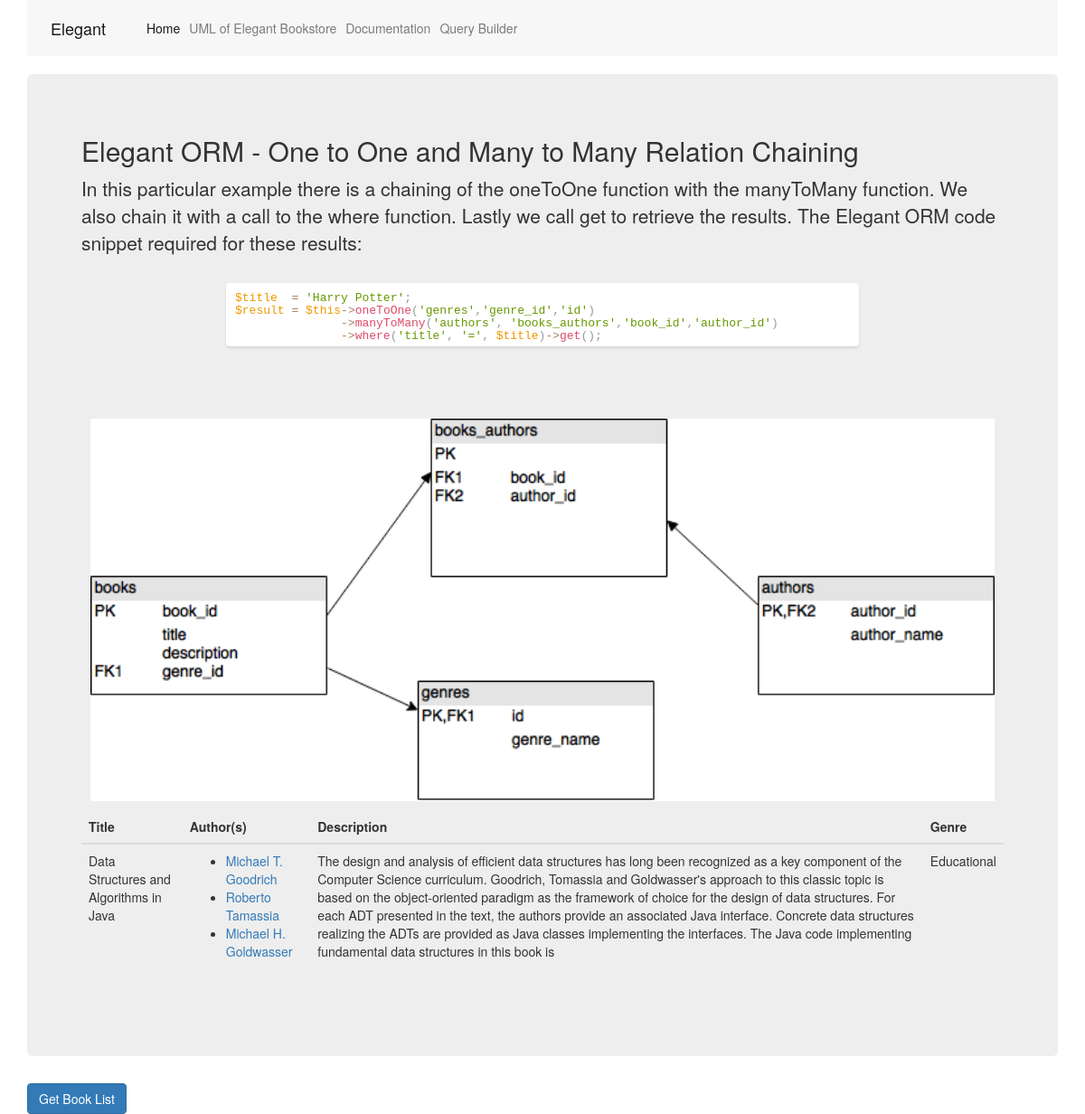
Page /index.php?book=Data Structures and Algorithms in Java on the committed database.
### tables this page shows
CREATE TABLE `books` (
  `book_id` int(11) NOT NULL,
  `title` varchar(250) NOT NULL,
  `description` text NOT NULL,
  `genre_id` int(9) DEFAULT NULL
);

CREATE TABLE `authors` (
  `author_id` int(9) NOT NULL,
  `author_name` varchar(256) NOT NULL
);

CREATE TABLE `genres` (
  `id` int(9) NOT NULL,
  `genre_name` varchar(250) DEFAULT NULL
);

### index.php (called while the page is built)
<?php
include_once("controller/Controller.php");
$SUPER_CONTROLLER = new Controller();
$SUPER_CONTROLLER->invoke();
?>

### model/Book.php (called while the page is built, shortened)
<?php
include_once("Elegant/Model.php");
class Book extends Model {
	public function __construct()
	{
			$this->table_name = 'books';
	}
	public function getBook($title)
	{
		return $result = $this->oneToOne('genres','genre_id','id')->manyToMany('authors', 'books_authors','book_id','author_id')->where('title', '=', $title)->get();
	}
}
?>

### Elegant/Database.php (called while the page is built, shortened)
<?php
class Database {
	private $host       ;
	private $user       ;
	private $password   ;
	private $database   ;
	private $connection = null;
	private $stmt = null;
	function __construct()
	{
		$this->host     = DB_HOST;
		$this->user     = DB_USER;
		$this->password = DB_PASS;
		$this->database = DB_NAME;
		$conn = $this->connectDB();
		$this->connection = $conn;
	}
	private function connectDB() {
		 $dsn = 'mysql:host=' . $this->host . ';dbname=' . $this->database. ';charset=utf8';
		$options = array(
		PDO::ATTR_PERSISTENT => false,
		PDO::ATTR_ERRMODE => PDO::ERRMODE_EXCEPTION
		);
        try{
            $this->connection = new PDO($dsn, $this->user, $this->password, $options);
        }
        catch(PDOException $e){
            $this->error = $e->getMessage();
        }
		return $this->connection;
	}
	public function query($query){
		if($this->connection!=null)
    	$this->stmt = $this->connection->prepare($query);
		else
		 return;
	}
	public function execute(){
		if($this->stmt!=null)
		return $this->stmt->execute();
		else
		 return;
	}
	public function resultset(){
		$this->execute();
		return $this->stmt->fetchAll(PDO::FETCH_ASSOC);
	}
	public function rowCount(){
		return $this->stmt->rowCount();
	}
}
?>

### Elegant/Model.php (called while the page is built, shortened)
<?php
include_once("Database.php");
include_once("QueryBuilder.php");
class Model extends Database
{
    private $queryBuilder = NULL;
    public $table_name = NULL;
    function __construct()
    {
        $this->queryBuilder = new QueryBuilder($this->table_name);
    }
    public function where ($col_name, $arg2, $arg3 )
    {
        $this->queryBuilder->where($col_name, $arg2, $arg3);
        return $this;
    }
	public function manyToMany($table_name,$junction_table,$this_primary_key,$primary_key)
    {
        $this->checkTableExist($table_name);
        $this->checkTableExist($junction_table);
        $this->queryBuilder->manyToMany($table_name,$junction_table,$this_primary_key,$primary_key);
        return $this;
    }
    public function oneToOne($table_name, $primary_key, $foreign_key)
    {
        $this->checkTableExist($table_name);
        $this->queryBuilder->oneToOne($table_name, $primary_key, $foreign_key);
        return $this;
    }
    public function get($cols = NULL)
    {
        $this->checkTableExist();
        $q = $this->queryBuilder->get($cols);
        $this->query($q);
        return $this->resultset();
    }
    private function checkTableExist ($table_name = NULL)
    {
        $tableExists = $this->checkTableExistHelper($table_name);
    }
    private function checkTableExistHelper ($table_name)
    {
        if ($table_name == NULL)
        {
            $this->query("SHOW TABLES LIKE '".$this->table_name."'");
        }
        else
        {
            $this->query("SHOW TABLES LIKE '".$table_name."'");
        }
        $result = $this->execute();
        return $this->rowCount($result) > 0;
    }
}
?>

### Elegant/QueryBuilder.php (called while the page is built, shortened)
<?php
class QueryBuilder
{
    private $hasWhereClause;
    private $isManyToMany;
    private $isOneToOne;
    private $isOneToMany;
    private $query;
    private $table_name;
    function __construct ($models_table_name)
    {
        $this->table_name = $models_table_name;
    }
    public function where ( $col_name, $arg2, $arg3 )
    {
        if ( ! $this->hasWhereClause )
        {
            if ($this->query == '')
            {
                $this->query =" WHERE ".$col_name.$arg2."'".$arg3."'";
            }
            else
            {
                $this->query .=" WHERE ".$col_name.$arg2."'".$arg3."'";
            }
        }
        else
        {
             $this->query .=" AND ".$col_name.$arg2."'".$arg3."'";
        }
        $this->hasWhereClause = TRUE;
        return $this;
    }
	public function manyToMany ( $table_name, $junction_table, $this_primary_key, $primary_key)
    {
        $this->isManyToMany = TRUE;
        if($this->query == '')
        {
            $this->query = $this->table_name." JOIN ".$junction_table." ON (".$this->table_name.".".$this_primary_key."=".$junction_table.".".$this_primary_key.") JOIN ". $table_name." ON (".$junction_table.".".$primary_key."=".$table_name.".".$primary_key.")";
        }
        else
        {
             $this->query .= " JOIN ".$junction_table." ON (".$this->table_name.".".$this_primary_key."=".$junction_table.".".$this_primary_key.") JOIN ". $table_name." ON (".$junction_table.".".$primary_key."=".$table_name.".".$primary_key.")";
        }
        return $this;
    }
    public function oneToOne ( $table_name, $primary_key, $foreign_key)
    {
        $this->isOneToOne = TRUE;
        $this->query = $this->table_name." JOIN ".$table_name." ON ".$this->table_name.".".$primary_key."=".$table_name.".".$foreign_key;
        return $this;
    }
    public function get ($cols = NULL)
    {
        $final_query = 'SELECT ';
        if ($cols == null)
        {
            if ($this->isOneToOne || $this->isOneToMany || $this->isManyToMany)
            {
                $final_query .= "* FROM ";
            }
            else
            {
                $final_query .= "* FROM ".$this->table_name;
            }
        }
        if ($this->query !== '')
        {
            $final_query .= $this->query;
            return $final_query;
        }
        else
        {
            $this->resetProperties();
            return $final_query;
        }
    }
    private function resetProperties()
    {
        $this->hasWhereClause = FALSE;
        $this->isManyToMany   = FALSE;
        $this->isOneToOne     = FALSE;
        $this->isOneToMany    = FALSE;
        $this->query          = '';
    }
}
?>

### view/pages/viewbook.php (the view, shortened to what this page needs)
<div class="jumbotron">
<h2> Elegant ORM - One to One and Many to Many Relation Chaining</h2>
<p> In this particular example there is a chaining of the oneToOne function with the manyToMany function. We also chain it with a call to the where function.  Lastly we call get to retrieve the results. The Elegant ORM code snippet required for these results: </p>
<div style="height: 5em;" class="call-to-action-wrapper">
<div style="height: 5em;" class="code-window animate fade-in">
    <div style="height: 5em;" class="code-editor CodeFlask"><div class="CodeFlask__textarea"></div><pre class="CodeFlask__pre  language-php"><code class="CodeFlask__code  language-php"><span class="token variable">$title</span>  <span class="token operator">=</span> <span class="token string">'Harry Potter'</span><span class="token punctuation">;</span>
<span class="token variable">$result</span> <span class="token operator">=</span> <span class="token variable">$this</span><span class="token operator">-</span><span class="token operator">&gt;</span><span class="token function">oneToOne</span><span class="token punctuation">(</span><span class="token string">'genres'</span><span class="token punctuation">,</span><span class="token string">'genre_id'</span><span class="token punctuation">,</span><span class="token string">'id'</span><span class="token punctuation">)</span>
	       <span class="token operator">-</span><span class="token operator">&gt;</span><span class="token function">manyToMany</span><span class="token punctuation">(</span><span class="token string">'authors'</span><span class="token punctuation">,</span> <span class="token string">'books_authors'</span><span class="token punctuation">,</span><span class="token string">'book_id'</span><span class="token punctuation">,</span><span class="token string">'author_id'</span><span class="token punctuation">)</span>
	       <span class="token operator">-</span><span class="token operator">&gt;</span><span class="token function">where</span><span class="token punctuation">(</span><span class="token string">'title'</span><span class="token punctuation">,</span> <span class="token string">'='</span><span class="token punctuation">,</span> <span class="token variable">$title</span><span class="token punctuation">)</span><span class="token operator">-</span><span class="token operator">&gt;</span><span class="token function">get</span><span class="token punctuation">(</span><span class="token punctuation">)</span><span class="token punctuation">;</span>
	</code></pre></div>
</div>
</div>
<img class="relationsImage" src="assets/images/OneToOneChainedManyToMany.png"></img>
<table class="table table-hover">
	<thead>
      <tr>
        <th>Title</th>
        <th>Author(s)</th>
        <th>Description</th>
        <th>Genre</th>
      </tr>
    </thead>
    <tr>
<?php
	$authors = '';
	foreach ($book as $b )
	{
		$authors .= '<li><a href="index.php?author='.$b['author_name'].'">'.$b['author_name'].'</a> </li>';
	}
	echo '<td>' . $book[0]['title'] .'</td>';
	echo '<td> <ul>' . $authors . '<ul> </td>';
	echo '<td>' . $book[0]['description'] . '</td>';
	echo '<td>' . $book[0]['genre_name'] . '</td>';
?>
	</tr>
</table>
<br>
</div>

### assets/css/codeflaskstyle.css (style rules this page uses)
@media only screen and (min-width: 740px) { .container, .container-full { width: 720px; } }
@media only screen and (min-width: 980px) { .container, .container-full { width: 960px; } }
@media only screen and (min-width: 1140px) { .container, .container-full { width: 1120px; } }
.call-to-action-wrapper { margin-bottom: 5rem; }
.call-to-action-wrapper > * { color: #fff; }
.code-window { max-width: 700px; height: 380px; border-radius: 4px; background: #fff; margin: 3rem auto -5rem; box-shadow: 0 2px 3px rgba(0, 0, 0, 0.1); overflow: hidden; }
.code-window .code-editor { position: relative; height: 340px; color: #444; }
.animate { -webkit-animation-duration: 1s; animation-duration: 1s; -webkit-animation-fill-mode: both; animation-fill-mode: both; }
.fade-in { -webkit-animation-name: fadeIn; animation-name: fadeIn; }

### assets/css/codeflask.css (style rules this page uses)
.CodeFlask { position:relative; overflow:hidden; }
.CodeFlask__textarea, .CodeFlask__pre { box-sizing:border-box; position:absolute; top:0; left:0; width:100%; padding:1rem; border:none; font-family: monospace; font-size:13px; background:transparent; white-space:pre-wrap; line-height:1.5em; word-wrap: break-word; }
.CodeFlask__textarea { border:none; background:transparent; outline:none; resize:none; opacity:0.4; margin:0; z-index:1; height:100%; }
.CodeFlask__pre { z-index:2; overflow-y:auto; margin:0; }
.CodeFlask__code { font-size:inherit; font-family:inherit; color:inherit; display:block; }

### assets/css/prism.css (style rules this page uses)
code, pre, textarea { line-height:1.4rem !important; }
.token.punctuation { color: #999; }
.token.selector, .token.attr-name, .token.string, .token.char, .token.builtin, .token.inserted { color: #690; }
.token.operator, .token.entity, .token.url, .language-css .token.string, .style .token.string { color: #a67f59; }
.token.function { color: #DD4A68; }
.token.regex, .token.important, .token.variable { color: #e90; }

### assets/css/style.css (style rules this page uses)
.relationsImage { width:100%; padding:10px; }

### rows in the picture
books: title "Data Structures and Algorithms in Java", authors.author_name "Michael T. Goodrich", authors.author_name "Roberto Tamassia", authors.author_name "Michael H. Goldwasser", description "The design and analysis of efficient data structures has long been recognized as a key component of the Computer Science curriculum. Goodrich, Tomassia and Goldwasser's approach to this classic topic is based on the object-oriented paradigm as the framework of choice for the design of data structures. For each ADT presented in the text, the authors provide an associated Java interface. Concrete data structures realizing the ADTs are provided as Java classes implementing the interfaces. The Java code implementing fundamental data structures in this book is"
genres: genre_name "Educational"
